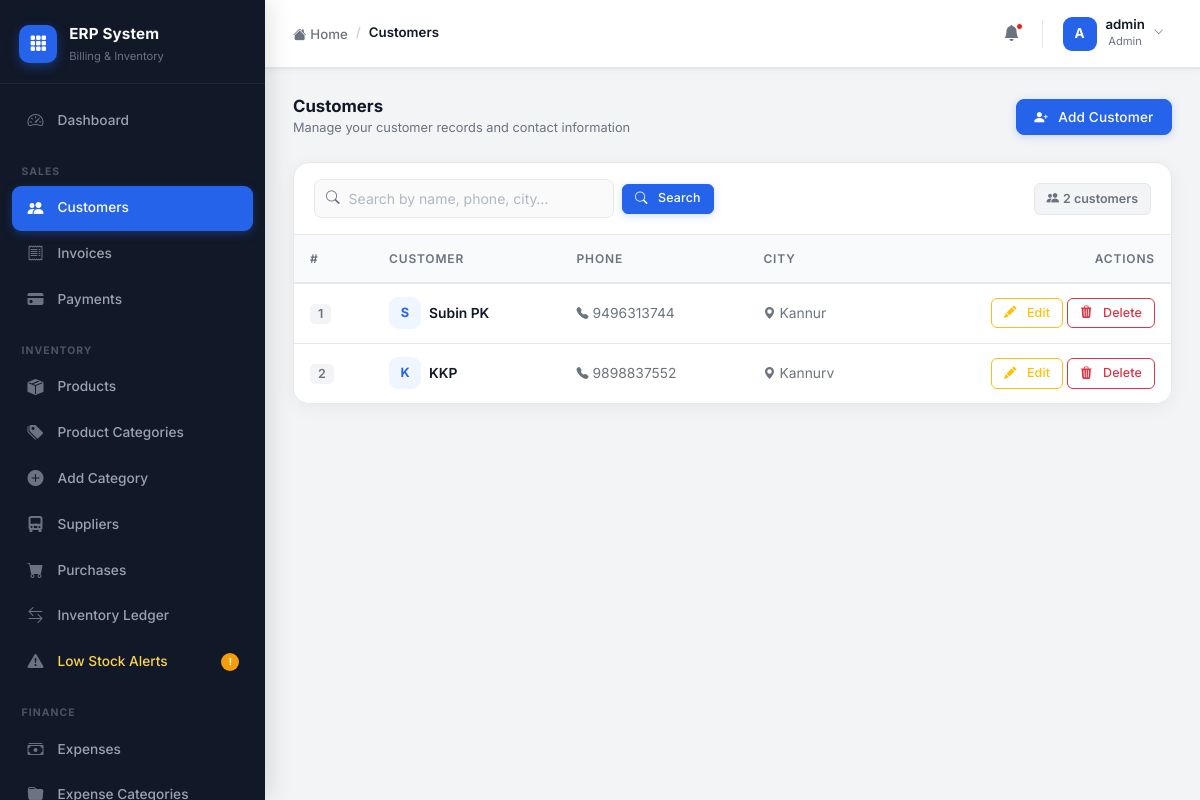
The app's page /customers/ (signed in) with its own data.
### accounts/models.py (models this page shows)
class CustomUser(AbstractUser):
    ROLE_CHOICES = (
        ('admin', 'Admin'),
        ('staff', 'Staff'),
        ('accountant', 'Accountant'),
    )
    role = models.CharField(max_length=20, choices=ROLE_CHOICES, default='staff')
    phone = models.CharField(max_length=15, blank=True, null=True)

### customers/models.py (models this page shows, shortened)
class Customer(models.Model):
    name = models.CharField(max_length=255)
    email = models.EmailField(blank=True, null=True)
    phone = models.CharField(max_length=15)
    gst_number = models.CharField(max_length=15, blank=True, null=True)
    address = models.TextField()
    city = models.CharField(max_length=100)
    state = models.CharField(max_length=100)
    pincode = models.CharField(max_length=10)
    created_at = models.DateTimeField(auto_now_add=True)

### customers/views.py (the view)
# urls.py: path('', customer_list, name='customer_list'),
@login_required
def customer_list(request):
    search_query = request.GET.get('q', '')
    customers = Customer.objects.all()
    if search_query:
        customers = customers.filter(name__icontains=search_query)
    paginator = Paginator(customers, 5)  # 5 per page
    page_number = request.GET.get('page')
    page_obj = paginator.get_page(page_number)
    return render(request, 'customers/customer_list.html', {
        'page_obj': page_obj,
        'search_query': search_query
    })

### templates/customers/customer_list.html (shortened to what this page needs)
{% extends 'layouts/admin_base.html' %}
{% block breadcrumb %}
<li class="breadcrumb-item active">Customers</li>
{% endblock %}
{% block admin_content %}
<div class="section-header mb-4">
    <div>
        <h5>Customers</h5>
        <div class="subtitle">Manage your customer records and contact information</div>
    </div>
    <a href="{% url 'add_customer' %}" class="btn btn-primary">
        <i class="bi bi-person-plus-fill me-1"></i>Add Customer
    </a>
</div>
<div class="erp-table-wrap">
    <div class="table-toolbar">
        <form method="GET" class="d-flex align-items-center gap-2 flex-grow-1">
            <div class="search-wrap" style="max-width:300px;width:100%;">
                <i class="bi bi-search"></i>
                <input type="text"
                       name="q"
                       value="{{ search_query }}"
                       class="form-control"
                       placeholder="Search by name, phone, city…">
            </div>
            <button type="submit" class="btn btn-primary btn-sm">
                <i class="bi bi-search me-1"></i>Search
            </button>
        </form>
        <div class="toolbar-meta d-none d-md-flex align-items-center gap-2">
            <span class="meta-chip">
                <i class="bi bi-people-fill me-1"></i>
                {{ page_obj.paginator.count }} customer{{ page_obj.paginator.count|pluralize }}
            </span>
        </div>
    </div>
    <div class="table-responsive">
        <table class="table erp-table">
            <thead>
                <tr>
                    <th>#</th>
                    <th>Customer</th>
                    <th>Phone</th>
                    <th>City</th>
                    <th class="text-end">Actions</th>
                </tr>
            </thead>
            <tbody>
                {% for customer in page_obj %}
                <tr>
                    <td>
                        <span class="row-index">{{ forloop.counter }}</span>
                    </td>
                    <td>
                        <div class="d-flex align-items-center gap-2">
                            <div class="cust-avatar">
                                {{ customer.name|slice:":1"|upper }}
                            </div>
                            <span class="fw-semibold">{{ customer.name }}</span>
                        </div>
                    </td>
                    <td>
                        <span class="d-flex align-items-center gap-1 text-secondary">
                            <i class="bi bi-telephone-fill" style="font-size:0.75rem;"></i>
                            {{ customer.phone }}
                        </span>
                    </td>
                    <td>
                        <span class="d-flex align-items-center gap-1 text-secondary">
                            <i class="bi bi-geo-alt-fill" style="font-size:0.75rem;"></i>
                            {{ customer.city }}
                        </span>
                    </td>
                    <td class="text-end">
                        <div class="d-flex align-items-center justify-content-end gap-1">
                            <a href="{% url 'edit_customer' customer.id %}"
                               class="btn btn-sm btn-outline-warning"
                               title="Edit">
                                <i class="bi bi-pencil-fill me-1"></i>Edit
                            </a>
                            <button class="btn btn-sm btn-outline-danger delete-btn"
                                    data-id="{{ customer.id }}"
                                    data-name="{{ customer.name }}"
                                    data-bs-toggle="modal"
                                    data-bs-target="#deleteModal"
                                    title="Delete">
                                <i class="bi bi-trash3-fill me-1"></i>Delete
                            </button>
                        </div>
                    </td>
                </tr>
                {% endfor %}
            </tbody>
        </table>
    </div>
</div>
{% endblock %}

### templates/layouts/admin_base.html (shortened to what this page needs)
{% extends 'base.html' %}
{% block content %}
<div class="erp-shell">
    <aside class="erp-sidebar" id="erpSidebar">
        <div class="sidebar-logo">
            <div class="logo-icon">
                <i class="bi bi-grid-3x3-gap-fill"></i>
            </div>
            <div class="logo-text">
                <span class="logo-name">ERP System</span>
                <span class="logo-sub">Billing & Inventory</span>
            </div>
        </div>
        <nav class="sidebar-nav" id="sidebarNav">
            <a href="{% url 'admin_dashboard' %}"
               class="nav-item {% if request.resolver_match.url_name == 'admin_dashboard' %}active{% endif %}">
                <span class="nav-icon"><i class="bi bi-speedometer2"></i></span>
                <span class="nav-label">Dashboard</span>
            </a>
            <div class="nav-section-label">Sales</div>
            <a href="{% url 'customer_list' %}"
               class="nav-item {% if 'customer' in request.resolver_match.url_name %}active{% endif %}">
                <span class="nav-icon"><i class="bi bi-people-fill"></i></span>
                <span class="nav-label">Customers</span>
            </a>
            <a href="{% url 'invoice_list' %}"
               class="nav-item {% if 'invoice' in request.resolver_match.url_name %}active{% endif %}">
                <span class="nav-icon"><i class="bi bi-receipt"></i></span>
                <span class="nav-label">Invoices</span>
            </a>
            {% if request.user.role == 'admin' or request.user.role == 'accountant' %}
            <a href="{% url 'payment_list' %}"
               class="nav-item {% if 'payment' in request.resolver_match.url_name %}active{% endif %}">
                <span class="nav-icon"><i class="bi bi-credit-card-fill"></i></span>
                <span class="nav-label">Payments</span>
            </a>
            {% endif %}
            <div class="nav-section-label">Inventory</div>
            <a href="{% url 'product_list' %}"
               class="nav-item {% if request.resolver_match.url_name == 'product_list' %}active{% endif %}">
                <span class="nav-icon"><i class="bi bi-box-seam-fill"></i></span>
                <span class="nav-label">Products</span>
            </a>
            {% if request.user.role == 'admin' %}
            <a href="{% url 'category_list' %}"
               class="nav-item {% if 'category' in request.resolver_match.url_name %}active{% endif %}">
                <span class="nav-icon"><i class="bi bi-tags-fill"></i></span>
                <span class="nav-label">Product Categories</span>
            </a>
            <a href="{% url 'add_category' %}"
               class="nav-item {% if request.resolver_match.url_name == 'add_category' %}active{% endif %}">
                <span class="nav-icon"><i class="bi bi-plus-circle-fill"></i></span>
                <span class="nav-label">Add Category</span>
            </a>
            <a href="{% url 'supplier_list' %}"
               class="nav-item {% if 'supplier' in request.resolver_match.url_name %}active{% endif %}">
                <span class="nav-icon"><i class="bi bi-truck-front-fill"></i></span>
                <span class="nav-label">Suppliers</span>
            </a>
            <a href="{% url 'purchase_list' %}"
               class="nav-item {% if 'purchase' in request.resolver_match.url_name %}active{% endif %}">
                <span class="nav-icon"><i class="bi bi-cart-fill"></i></span>
                <span class="nav-label">Purchases</span>
            </a>
            {% endif %}
            <a href="{% url 'stock_movement_list' %}"
               class="nav-item {% if 'stock' in request.resolver_match.url_name %}active{% endif %}">
                <span class="nav-icon"><i class="bi bi-arrow-left-right"></i></span>
                <span class="nav-label">Inventory Ledger</span>
            </a>
            <a href="{% url 'product_list' %}" class="nav-item nav-warning">
                <span class="nav-icon"><i class="bi bi-exclamation-triangle-fill"></i></span>
                <span class="nav-label">Low Stock Alerts</span>
                <span class="nav-badge">!</span>
            </a>
            {% if request.user.role == 'admin' or request.user.role == 'accountant' %}
            <div class="nav-section-label">Finance</div>
            <a href="{% url 'expense_list' %}"
               class="nav-item {% if 'expense' in request.resolver_match.url_name %}active{% endif %}">
                <span class="nav-icon"><i class="bi bi-cash-stack"></i></span>
                <span class="nav-label">Expenses</span>
            </a>
            <a href="{% url 'expense_category_list' %}"
               class="nav-item {% if 'expense_category' in request.resolver_match.url_name %}active{% endif %}">
                <span class="nav-icon"><i class="bi bi-folder-fill"></i></span>
                <span class="nav-label">Expense Categories</span>
            </a>
            {% endif %}
        </nav>
    </aside>
    <div class="erp-main">
        <header class="erp-topbar">
            <div class="topbar-left">
                <nav aria-label="breadcrumb">
                    <ol class="breadcrumb mb-0">
                        <li class="breadcrumb-item">
                            <a href="{% url 'admin_dashboard' %}">
                                <i class="bi bi-house-fill me-1"></i>Home
                            </a>
                        </li>
                        {% block breadcrumb %}{% endblock %}
                    </ol>
                </nav>
            </div>
            <div class="topbar-right">
                <button class="topbar-icon-btn" title="Notifications">
                    <i class="bi bi-bell-fill"></i>
                    <span class="notif-dot"></span>
                </button>
                <div class="dropdown">
                    <button class="topbar-user-btn dropdown-toggle" data-bs-toggle="dropdown" aria-expanded="false">
                        <div class="topbar-avatar">
                            {{ request.user.username|slice:":1"|upper }}
                        </div>
                        <div class="topbar-user-info d-none d-sm-block">
                            <div class="topbar-username">{{ request.user.username }}</div>
                            <div class="topbar-userrole">{{ request.user.role|title }}</div>
                        </div>
                        <i class="bi bi-chevron-down topbar-chevron d-none d-sm-block"></i>
                    </button>
                </div>
            </div>
        </header>
        <main class="erp-page-content page-content">
            {% block admin_content %}{% endblock %}
        </main>
    </div>
</div>
{% endblock %}

### templates/base.html (style rules this page uses)
:root { --primary: #2563EB; --primary-hover: #1D4ED8; --primary-light: #EFF6FF; --sidebar-bg: #111827; --sidebar-hover: #1F2937; --sidebar-active: #1F2937; --success: #16A34A; --danger: #DC2626; --warning: #F59E0B; --bg: #F3F4F6; --card-bg: #FFFFFF; --text-primary: #111827; --text-secondary: #6B7280; --border: #E5E7EB; --shadow-card: 0 4px 20px rgba(0,0,0,0.05); --shadow-sidebar: 4px 0 24px rgba(0,0,0,0.12); --radius-sm: 8px; --radius-md: 12px; --radius-lg: 16px; --topbar-h: 68px; --sidebar-w: 265px; --transition: all 0.22s cubic-bezier(0.4,0,0.2,1); }
*, *::before, *::after { box-sizing: border-box; }
body { font-family: 'Inter', sans-serif; background: var(--bg); color: var(--text-primary); font-size: 0.9rem; line-height: 1.6; -webkit-font-smoothing: antialiased; }
h1,h2,h3,h4,h5,h6 { font-weight: 700; color: var(--text-primary); }
a { text-decoration: none; }
.page-content { animation: fadeInUp 0.35s ease forwards; }
.btn { font-family: 'Inter', sans-serif; font-weight: 500; font-size: 0.85rem; border-radius: var(--radius-sm); padding: 0.45rem 1.1rem; transition: var(--transition); display: inline-flex; align-items: center; gap: 0.4rem; letter-spacing: 0.01em; }
.btn-primary { background: var(--primary); border-color: var(--primary); color: #fff; box-shadow: 0 2px 8px rgba(37,99,235,0.22); }
.btn-sm { font-size: 0.78rem; padding: 0.3rem 0.75rem; border-radius: 6px; }
.erp-table-wrap { background: var(--card-bg); border: 1px solid var(--border); border-radius: var(--radius-lg); box-shadow: var(--shadow-card); overflow: hidden; }
.erp-table-wrap .table-toolbar { padding: 1rem 1.25rem; border-bottom: 1px solid var(--border); display: flex; align-items: center; gap: 0.75rem; flex-wrap: wrap; }
.table-responsive { overflow-x: auto; }
.erp-table { margin-bottom: 0; font-size: 0.865rem; }
.erp-table thead th { background: #F9FAFB; color: var(--text-secondary); font-weight: 600; font-size: 0.75rem; text-transform: uppercase; letter-spacing: 0.07em; border-bottom: 2px solid var(--border); border-top: none; padding: 0.85rem 1rem; white-space: nowrap; position: sticky; top: 0; z-index: 1; }
.erp-table tbody td { padding: 0.85rem 1rem; border-color: var(--border); vertical-align: middle; color: var(--text-primary); }
.erp-table tbody tr:last-child td { border-bottom: none; }
.form-control, .form-select { font-family: 'Inter', sans-serif; font-size: 0.875rem; border: 1.5px solid var(--border); border-radius: var(--radius-sm); padding: 0.5rem 0.85rem; color: var(--text-primary); background: #FAFAFA; transition: var(--transition); }
.form-control::placeholder { color: #B0B7C3; }
.search-wrap { position: relative; }
.search-wrap .bi-search { position: absolute; left: 0.75rem; top: 50%; transform: translateY(-50%); color: var(--text-secondary); font-size: 0.85rem; }
.search-wrap .form-control { padding-left: 2.1rem; }
.section-header { display: flex; align-items: center; justify-content: space-between; margin-bottom: 1.5rem; flex-wrap: wrap; gap: 0.75rem; }
.section-header h5 { font-size: 1.05rem; font-weight: 700; margin: 0; color: var(--text-primary); }
.section-header .subtitle { font-size: 0.8rem; color: var(--text-secondary); margin-top: 0.1rem; }
.erp-topbar { height: var(--topbar-h); background: var(--card-bg); border-bottom: 1px solid var(--border); display: flex; align-items: center; justify-content: space-between; padding: 0 1.75rem; position: sticky; top: 0; z-index: 100; box-shadow: 0 1px 0 var(--border), 0 2px 8px rgba(0,0,0,0.04); }

### templates/customers/customer_list.html (style rules this page uses)
.cust-avatar { width: 32px; height: 32px; border-radius: 9px; background: var(--primary-light); color: var(--primary); font-size: 0.8rem; font-weight: 700; display: flex; align-items: center; justify-content: center; flex-shrink: 0; }
.row-index { font-size: 0.78rem; font-weight: 600; color: var(--text-secondary); background: #F3F4F6; padding: 0.15rem 0.5rem; border-radius: 5px; }
.meta-chip { font-size: 0.78rem; font-weight: 600; color: var(--text-secondary); background: #F3F4F6; border: 1px solid var(--border); padding: 0.3rem 0.75rem; border-radius: 6px; display: flex; align-items: center; }

### records on screen
CustomUser: user.username "A", user.username "admin", user.role "Admin"
Customer: name "S", name "Subin PK", phone "9496313744", city "Kannur"
Customer: name "K", name "KKP", phone "9898837552", city "Kannurv"

### other values on screen
{{ page_obj.paginator.count }} "2"
